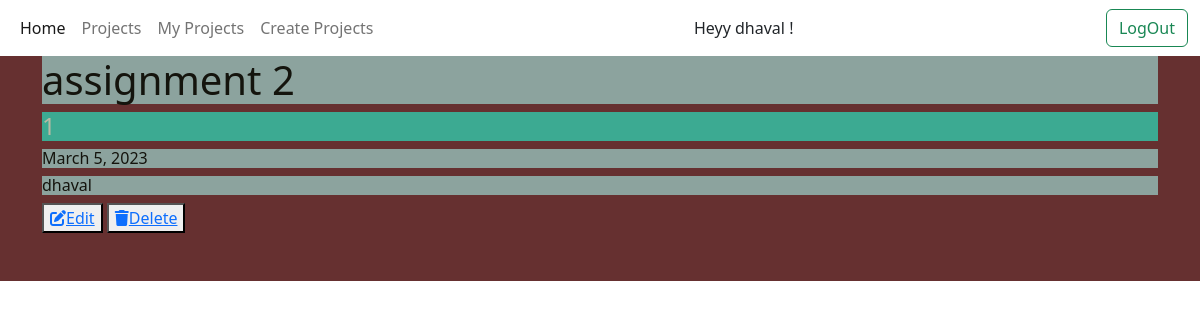
Page /myproject (signed in) on the committed database.
### app1/models.py (models this page shows, shortened)
class Project(models.Model):
    project_name = models.CharField(max_length=50)
    client = models.CharField(max_length=50)
    created_at = models.DateField(default=datetime.date.today)
    created_by = models.CharField(max_length=50)

### app1/views.py (the view)
# urls.py: path('myproject',myproject,name='myproject'),
def myproject(request):
    project_info = Project.objects.filter(created_by=request.user.username).values()
    return render(request,'myprojects.html',context={'data':project_info})

### app1/Templates/myprojects.html (shortened to what this page needs)
{% extends 'base.html' %}
{% block content %}
<div style="background-color: rgb(102, 48, 48); color: beige;">
    <div class=" container-fluid">
        {% if user.is_authenticated %}
        {% for i in data %}
        <div class="container">
            <h1 style="color: rgb(20, 20, 13); background-color:rgb(140, 163, 158) ;">{{i.project_name}}</h1>
            <h4 style="color: rgb(185, 185, 164); background-color:rgb(60, 170, 146) ;">{{i.client}}</h4>
            <h6 style="color: rgb(20, 20, 13); background-color:rgb(140, 163, 158) ;">{{i.created_at}}</h6>
            <h6 style="color: rgb(20, 20, 13); background-color:rgb(140, 163, 158) ;">{{i.created_by}}</h6>
            <button><a href="/{{i.id}}"><i class="fa-solid fa-pen-to-square"></i>Edit</a></button>
            <button><a href="delete/{{i.id}}"><i class="fa-solid fa-trash"></i>Delete</a></button>
        </div>
        <br />
        <br />
        {%endfor%}
        {% endif %}
    </div>
</div>
{% endblock %}

### app1/Templates/base.html (shortened to what this page needs)
<!doctype html>
<html lang="en">
<head>
    <link href="https://cdn.jsdelivr.net/npm/bootstrap@5.2.3/dist/css/bootstrap.min.css" rel="stylesheet"
>
    <link rel="stylesheet" href="https://cdnjs.cloudflare.com/ajax/libs/font-awesome/6.2.1/css/all.min.css"
 />
</head>
<body>
    <nav class="navbar navbar-expand-lg ">
        <div class="container-fluid">
          <div class="collapse navbar-collapse" id="navbarSupportedContent">
            <ul class="navbar-nav me-auto mb-2 mb-lg-0 ">
              <li class="nav-item">
                <a class="nav-link active" aria-current="page" href="{% url 'home' %}">Home</a>
              </li>
              <li class="nav-item ">
                <a class="nav-link" href="{% url 'project' %}">Projects</a>
              </li>
              <li class="nav-item">
                <a class="nav-link" href="{% url 'myproject' %}">My Projects</a>
              </li>
              <li class="nav-item">
                <a class="nav-link" href="{% url 'createproject' %}">Create Projects</a>
              </li>
            </ul>
            {% if user.is_authenticated %}
            <ul class="navbar-nav me-auto mb-2 mb-lg-0 ">
              <li class="nav-item">
                Heyy {{request.user.username}} !
              </li>
            </ul>
            <button class="btn btn-outline-success d-flex" type="submit"><a class="nav-link"
                href="{% url 'logout' %}">LogOut</a></button>
            {% else %}
            <button class="btn btn-outline-success d-flex" type="submit"><a class="nav-link"
                href="{% url 'login' %}">LogIN</a></button>
            <button class="btn btn-outline-success d-flex" type="submit"><a class="nav-link"
                href="{% url 'register' %}">Register</a></button>
            {% endif %}
          </div>
        </div>
      </nav>
      {% block content %} {% endblock %}
</body>
</html>

### rows in the picture
Project: project_name "assignment 2", client "1", created_at "March 5, 2023", created_by "dhaval"

### other values in the picture
{{ request.user.username }} "dhaval"
